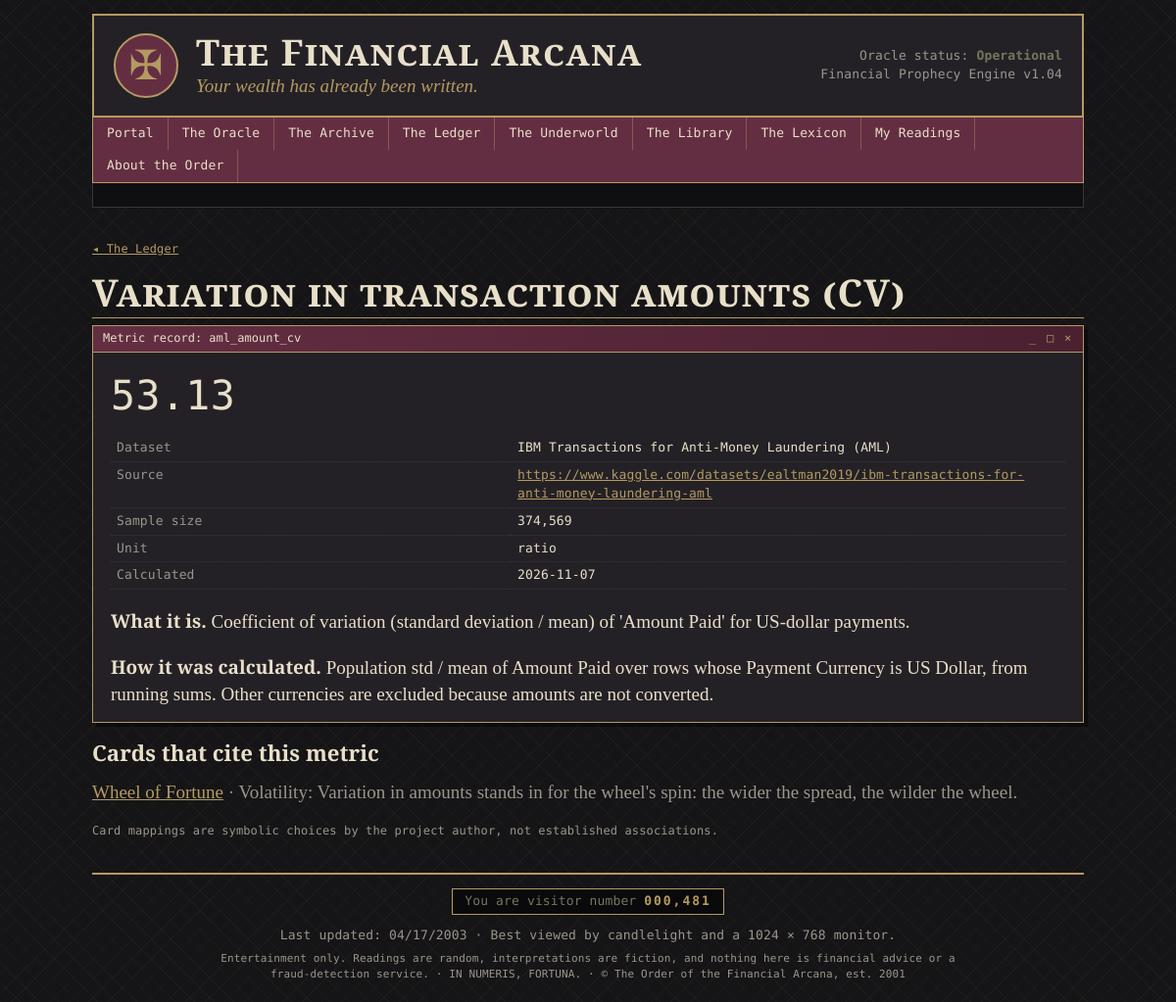
The page /ledger/aml_amount_cv on the database as committed earlier.
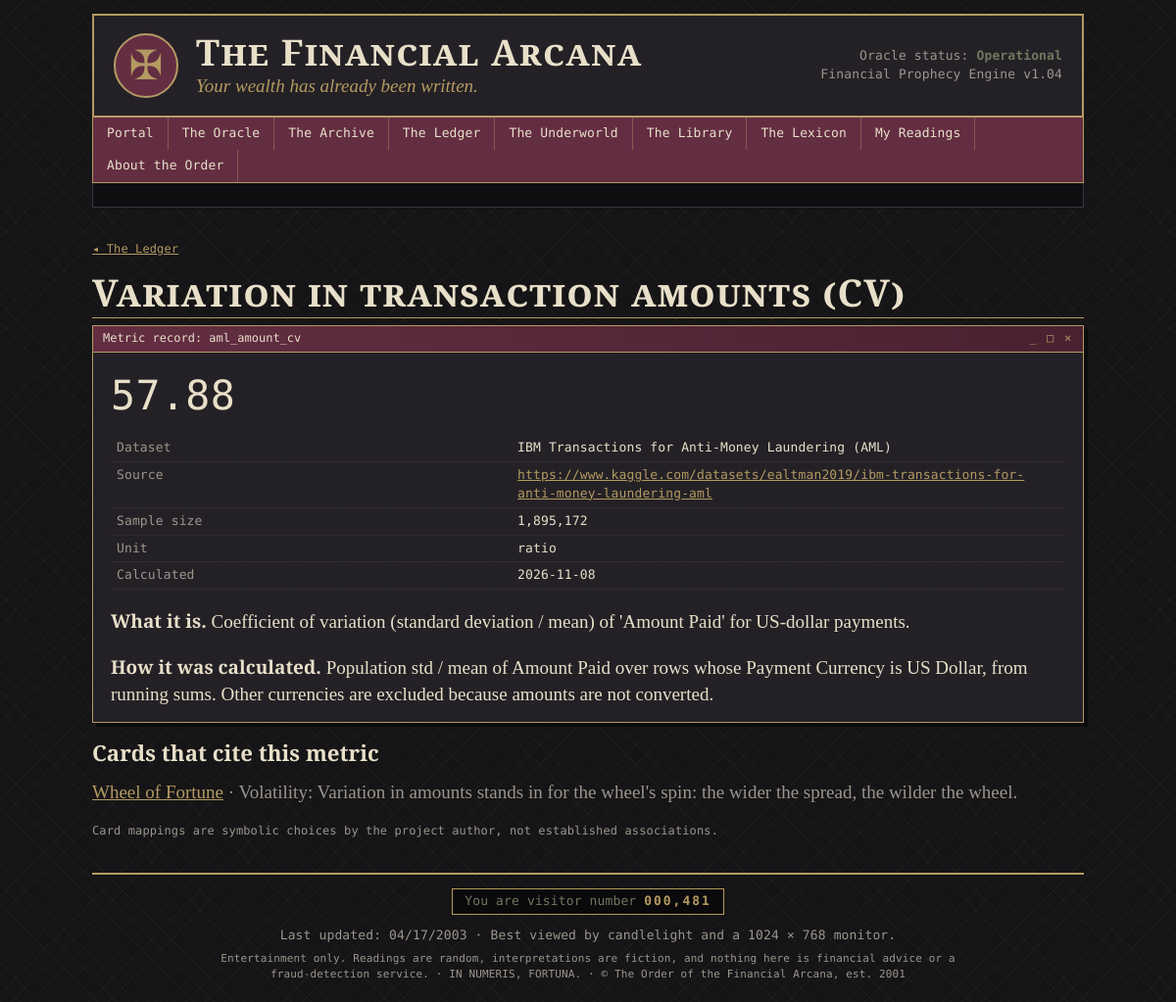
The same page on the database as committed later.
### models.py (models this page shows)
class FinancialMetric(db.Model):
    __tablename__ = "financial_metrics"
    metric_id = db.Column(db.Integer, primary_key=True)
    dataset_id = db.Column(db.Integer, db.ForeignKey("datasets.dataset_id"))
    metric_name = db.Column(db.String(80), unique=True, nullable=False)
    display_name = db.Column(db.String(120))
    value = db.Column(db.Float)
    unit = db.Column(db.String(20))                          # %, count, ratio, amount
    sample_size = db.Column(db.Integer)
    calculation_date = db.Column(db.DateTime, default=utcnow)
    description = db.Column(db.Text)
    methodology = db.Column(db.Text)
    is_demo = db.Column(db.Boolean, default=True, nullable=False)
    dataset = db.relationship("Dataset", back_populates="metrics")
    card_links = db.relationship("CardMetric", back_populates="metric",
                                 cascade="all, delete-orphan")

### app.py (the view)
@app.route("/ledger/<metric_name>")
def ledger_metric(metric_name):
    m = FinancialMetric.query.filter_by(metric_name=metric_name).first()
    if m is None:
        abort(404)
    return render_template("metric.html", m=m)

### app.py (called while the page is built)
def fmt_value(value, unit):
    if value is None:
        return "n/a"
    if unit == "%":
        return f"{value:,.2f}%"
    if unit == "count":
        return f"{value:,.0f}"
    if unit == "USD":
        return f"${value:,.2f}"
    if unit == "ratio":
        return f"{value:,.2f}"
    return f"{value:,.2f}"

@app.before_request
def ensure_session():
    if "sid" not in session:
        session["sid"] = uuid.uuid4().hex
        session.permanent = True

@app.context_processor
def inject_globals():
    try:
        visitors = 481 + Reading.query.count()
    except Exception:
        visitors = 481
    return dict(visitor_count=f"{visitors:07,}", this_year=date.today().year)

### templates/metric.html (shortened to what this page needs)
{% extends "base.html" %}
{% from "_macros.html" import window, demo_badge %}
{% block content %}
<p class="mono small"><a href="{{ url_for('ledger') }}">◂ The Ledger</a></p>
<h2 class="page-title">{{ m.display_name }}</h2>
{% call window("Metric record: " ~ m.metric_name) %}
  <div class="stat-value mono big">{{ m.value|fmt_value(m.unit) }} {{ demo_badge(m.is_demo) }}</div>
  <table class="kv mono">
    <tr><td>Dataset</td><td>{{ m.dataset.name }}</td></tr>
    <tr><td>Source</td><td><a href="{{ m.dataset.source_url }}">{{ m.dataset.source_url }}</a></td></tr>
    <tr><td>Sample size</td><td>{% if m.is_demo %}n/a (demo){% else %}{{ '{:,}'.format(m.sample_size) }}{% endif %}</td></tr>
    <tr><td>Unit</td><td>{{ m.unit }}</td></tr>
    <tr><td>Calculated</td><td>{{ m.calculation_date.strftime('%Y-%m-%d') if m.calculation_date }}</td></tr>
  </table>
  <p><b>What it is.</b> {{ m.description }}</p>
  <p><b>How it was calculated.</b> {{ m.methodology }}</p>
{% endcall %}
<h3>Cards that cite this metric</h3>
<ul class="plain">
  {% for l in m.card_links %}
  <li><a href="{{ url_for('card_detail', card_id=l.card.card_id) }}">{{ l.card.name }}</a>
    <span class="dim">· {{ l.relationship_label }}: {{ l.explanation }}</span></li>
  {% else %}<li class="dim">No card cites this metric.</li>{% endfor %}
</ul>
<p class="mono dim small">Card mappings are symbolic choices by the project author, not established associations.</p>
{% endblock %}

Rows that differ between the two databases and show on the page:
changed FinancialMetric "Variation in transaction amounts (CV)": value|fmt_value "53.13" → "57.88"; sample_size "374,569" → "1,895,172"; calculation_date "2026-11-07" → "2026-11-08"
